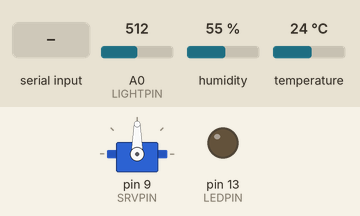
Recording of a sketch running on a simulated Arduino Uno, built with avr-gcc and run on an emulated ATmega328P. Shown: servo, output pins drawn as LEDs (lit = HIGH). The inputs (shaded band) are chosen by the test bench; at power-on: A0 (LIGHTPIN) = 512, humidity 55 %, temperature 24 °C. What the sketch prints to the serial monitor is not drawn.

Above: at 1.2 s.
1.3 s: "1\n" received over Serial
Timing chart, 0 to 7.5 s (numbered marks = the images above; inputs shaded):
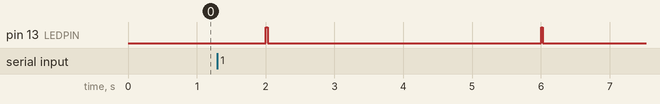

The sketch:

Genuino101_TempLightServo.ino
```cpp
// Genuino101 Example sketch
// Written by Shiro Kiuchi, public domain
#include <math.h>
#include <ArduinoJson.h>
#include <DHT.h>
#include <Servo.h>

// Light Sensor
#define LIGHTPIN 0     // 光センサー アナログピン番号
#define LEDPIN 13      // LED デジタル出力ピン番号
#define SRVPIN 9       // サーボモータPWM デジタル出力ピン番号
#define DHTPIN 2       // DHTセンサーデジタル入力ピン番号
#define DHTTYPE DHT11  // DHT 11 DHTセンサーのタイプ DHT11/DHT21/DHT22

int ServoPos = 0;      // サーボモータのポジション 0 - 180
float humiValue = 0;   // 湿度データ
float tempValue = 0;   // 温度データ（摂氏）
float ftempValue = 0;  // 温度データ（華氏）
int LightValue = 0;    // 光センサー値

#define MAX_RCV_BUFF 200           // UART受信バッファのサイズ
char rcvBuffer[MAX_RCV_BUFF+1];    // UART受信バッファ
int rcvCounter = 0;                // UAERT受信バッファのカウンタ

unsigned long IntervalMillis;      // センサー値処理のループインターバル（mSec)
unsigned long PreviousMillis;      // 前回のループ時の時間(mSec)

Servo myservo;                     // サーボモータドライバのインスタンス
DHT dht(DHTPIN, DHTTYPE);          // DHTドライバ（湿度、温度）のインスタンス

// Arduino IDE環境でのイニシャル処理
void setup() {
  Serial.begin(9600);
  while (!Serial) {
   ; // wait for serial port to connect. Needed for native USB port only
  }

  pinMode(LEDPIN,OUTPUT);          // 動作確認用LEDの設定 GPIO出力設定

  Serial.println("Genuino101 Sample program!");

  dht.begin();                     // DHT（湿度・温度)ライブラリのイニシャライズ

  myservo.attach(SRVPIN);          // サーボモータライブラリのイニシャライズ

  // 周期起動のためのタイマー値初期化
  IntervalMillis = 2000UL;         // 周期起動の時間を２秒(2000mSec)に設定
  PreviousMillis = millis();       // この時点での経過時間millis()で初期化
}

// Arduino IDE環境でのループ処理
void loop() {
  // 周期起動のための判定
  unsigned long CurrentMillis = millis();  // この時点での経過時間millis()を取得
  if ((CurrentMillis - PreviousMillis) > IntervalMillis) {
    // 前回の起動(PreviousMillis)時間から周期時間(IntervalMillis)以上経過していたら実行

    PreviousMillis += IntervalMillis;      // 次回の起動時間を設定

    digitalWrite(LEDPIN, HIGH);            // 動作確認用LED ON

    Get_TempHumiValue();                   // 温度・湿度データ取得処理

    // Get Light sensor data
    Get_LightValue();                      // 光センサーデータ取得処理

    SndUART();                             // センサーデータをUARTで出力

    digitalWrite(LEDPIN, LOW);             // 動作確認用LED OFF
  }

  // UARTデータ受信処理
  if (RcvUART()) {
     ChkServoJSON();                       // シリアルデータを受信していれば内容を確認して処理
  }
  delay(1);                                // おまじない （一瞬でもOS?側にディスパッチする）
}


// Function: int SndUART()
// 湿度、気温、光センサーの値をJSONフォーマットでシリアル送信する。
// JSON format {"temp": float, "humi": float, "light": int, "servo": int}
void SndUART()
{
  char sndBuffer[128];
  char tempStr[6];
  char humiStr[6];

  memset(sndBuffer, 0, 128);
  char *json = &sndBuffer[0];

  // Arduino IDEのspintf()では%fがサポートされていないため、専用の関数 dtostrf()で
  // floatデータを文字列に変換している。
  dtostrf(tempValue,5, 1, &tempStr[0]);
  dtostrf(humiValue, 5, 1, &humiStr[0]);

  sprintf(json, "{\"temp\":%s, \"humi\":%s, \"light\":%d, \"servo\":%d}", &tempStr[0], &humiStr[0], LightValue, ServoPos);
  Serial.println(json);
}


// Function: int RcvUART()
// シリアルデータの受信を確認し、１バイトつづバッファ(rcvBuffer)に保存する。改行（'\n'）を受信した時点で、
// 受信データありとして戻り値１(retun 1)で戻る。
int RcvUART()
{
  while (1) {
    if (Serial.available() > 0) {
      char data = Serial.read();
      rcvBuffer[rcvCounter] = data;
      if (data == '\n') {
        rcvBuffer[rcvCounter+1] = '\0';
        Serial.println(rcvBuffer);
        rcvCounter = 0;
        return 1;
      } else {
        rcvCounter++;
        if (rcvCounter >= MAX_RCV_BUFF) {
          Serial.println("rcvBuffer Overflow");
          rcvCounter = 0;
          return 1;
        }
      }
    }
    return 0;
  }
}


// Function: ChkServoJSON(void)
// UARTで受信したデータをチェックし、正しいJSONデータの場合、サーボモータを動かす。
// サーボモータ制御のJSONは次の通り。{"servo": value}   valueは０から１８０
int ChkServoJSON()
{
  int servo;

  // UART受信バッファの内容をJSONフォマットになっているかチェック
  StaticJsonBuffer<200> jsonBuffer;
  JsonObject& root = jsonBuffer.parseObject(&rcvBuffer[0]);
  if (!root.success()) {
    Serial.println("ChkServoJSON() parseObject() failed");
    return 0;
  }

  servo = root["servo"];                      // JSONの"servo"の値を取得

  if ((servo >= 0) && (servo <=180)) {
    ServoPos = servo;                         // サーボモータの値を保存
    myservo.write(ServoPos);                  // サーボモータを制御
  }
  return 1;
}


// Function: void Get_TemHumiValue(void)
// 温度・湿度データ取得処理
// センサーデータを読み込みグローバル変数(humiValue、tempValue、ftempValue)に
// 値を書き込む。
void Get_TempHumiValue()
{
  humiValue = dht.readHumidity();             // 湿度データの取得
  tempValue = dht.readTemperature();          // 温度データ(摂氏)の取得
  ftempValue = dht.readTemperature(true);     // 温度データ(華氏)の取得

  // 取得したデータが正常かチェック
  if (isnan(humiValue) || isnan(tempValue) || isnan(ftempValue)) {
    Serial.println("Failed to read from DHT sensor!");
    humiValue = -1;
    tempValue = -1;
    ftempValue = -1;
    return;
  }
}


// Function: Get_LightValue(void)
// 光センサーデータ取得処理
// センサーデータを読み込みグローバル変数(LightValue)に値を書き込む。
void Get_LightValue()
{
  int LsensorValue = analogRead(LIGHTPIN);

  LightValue = (float)(1023-LsensorValue)*10/LsensorValue;
}
```

Measured:
- by itself, pin 13 (LEDPIN): alternates HIGH for 0.02 s and LOW for 4.0 s
